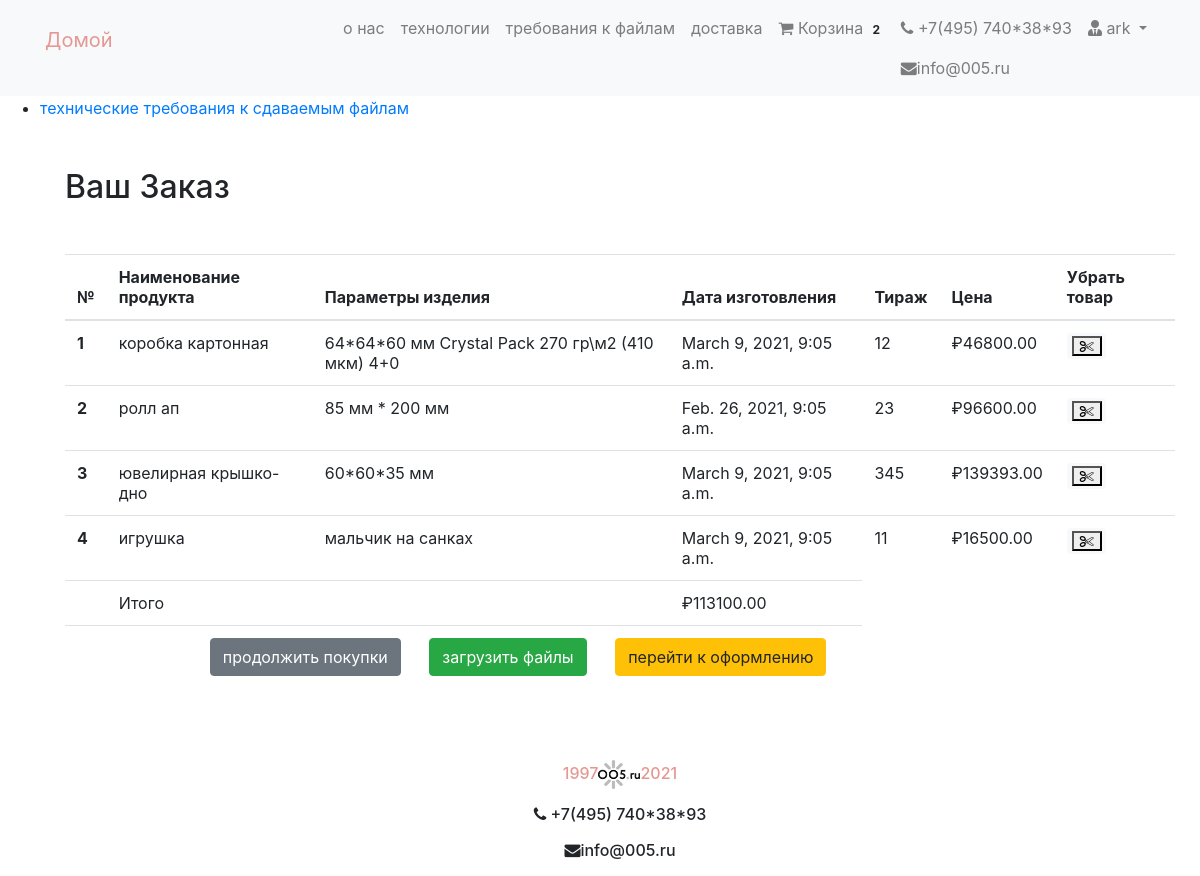
The app's page /cart/ (signed in) with its own data.
### cart/models.py (models this page shows, shortened)
class Order(models.Model):
    orderitems  = models.ManyToManyField(Cart)
    user = models.ForeignKey(User, on_delete=models.CASCADE)
    ordered = models.BooleanField(default=False)
    created = models.DateTimeField(auto_now_add=True)
    paymentId = models.CharField(max_length=200, blank=True , null=True)
    orderId = models.CharField(max_length=200, blank=True, null=True)
    def get_totals(self):
        total = 0
        for order_item in self.orderitems.all():
            total += order_item.get_total()
        return total

class Cart(models.Model):
    user = models.ForeignKey(User, on_delete=models.CASCADE)
    item = models.ForeignKey(Product, on_delete=models.CASCADE)
    quantity = models.IntegerField(default=1)
    purchased = models.BooleanField(default=False)
    created = models.DateTimeField(auto_now_add=True)
    def get_total(self):
        total = int(float(self.item.calc()))
        return total #floattotal

### products/models.py (models this page shows, shortened)
class  Product(PolymorphicModel):
    mainimage = models.ImageField(upload_to='products/', blank=True, null=True)
    name = models.CharField(max_length=300, default = None, null=True)
    slug = models.SlugField(default = None, null=True)
    subcategory = models.ForeignKey(SubCategory, on_delete=models.CASCADE, default = None, null=True)
    category = models.ForeignKey(Category, on_delete=models.CASCADE, default = None, null=True)
    preview_text = models.TextField(max_length=50, verbose_name='Preview Text', blank=True, null=True)
    detail_text = models.TextField(max_length=1000, verbose_name='Detail Text', blank=True, null=True)
    lim1 = models.FloatField(default = None, null=True)
    lim2 = models.FloatField(default = None, null=True)
    tirazh = models.IntegerField(null=False)
    t = models.IntegerField(null=True)
    p = models.FloatField(default = None, null=True)
    box_size = models.CharField(max_length=50)
    def timeplus(self):
        t = self.t
        futuredate = datetime.now() + timedelta(days=t)
        return futuredate
    def calc(self):
        boxsize = self.boxsizes_set.get(value = self.box_size)
        a = float(boxsize.b*self.tirazh**2+boxsize.h*self.tirazh**1+boxsize.d)*self.p
        if self.tirazh<self.lim1:
            self.tirazh=self.lim1
        elif self.tirazh>self.lim2:
            self.tirazh=self.lim2
        return "{0:.2f}".format(round(a,0))

class Note2 (Product):
    def __init__(self, *args, **kwargs):
        super(Note2, self).__init__(*args, **kwargs)

class BoxSizes(models.Model):
    value = models.CharField(max_length=80)
    name = models.CharField(max_length=80)
    product = models.ForeignKey(Product, on_delete=models.CASCADE, null = True, blank = True)
    b = models.FloatField(null = True, blank = True)
    h = models.FloatField(null = True, blank = True)
    d = models.FloatField(null = True, blank = True)

class Note1 (Product):
    def __init__(self, *args, **kwargs):
        super(Note1, self).__init__(*args, **kwargs)

### cart/views.py (the view)
# urls.py: path('cart/', CartView, name='cart-home'),
def CartView(request):
    user = request.user
    carts = Cart.objects.filter(user=user, purchased=False)
    orders = Order.objects.filter(user=user, ordered=False)
    if carts.exists():
        if orders.exists():
            order = orders[0]
            return render(request, 'cart/home.html', {"carts": carts, 'order': order})
        else:
            messages.warning(request, "У вас нет никакого товара в вашей корзине")
            return redirect("mainapp:home")
    else:
        messages.warning(request, "У вас нет никакого товара в вашей корзине")
        return redirect("mainapp:home")

### cart/templatetags/cart_tag.py (called while the page is built)
@register.filter
def cart_total(user):
    order = Order.objects.filter(user=user, ordered=False)
    if order.exists():
    	return order[0].orderitems.count()
    else:
    	return 0

### cart/templates/cart/home.html (shortened to what this page needs)
{% extends 'products/base.html' %}
{% block content %}
</head>
<body>
<ul>
  <li>
     <p><a href="javascript:flipflop('animals');">технические требования к сдаваемым файлам  </a></p>
  </li>
<div class="container my-5">
<div class="my-5">
	<h2>Ваш Заказ</h2>
</div>
<table class="table table-hover">
  <thead>
    <tr>
      <th scope="col">№</th>
      <th scope="col">Наименование продукта</th>
      <th scope="col">Параметры изделия</th>
      <th scope="col">Дата изготовления</th>
      <th scope="col">Тираж</th>
      <th scope="col">Цена</th>
      <th scope="col">Убрать товар</th>
    </tr>
  </thead>
  <tbody>
  	{% for cart in carts %}
    <tr>
      <th scope="row">{{ forloop.counter }}</th>
      <td>{{ cart.item.name }}</td>
      <td>{{ cart.item.box_size}}</td
      <td>
      <td> {{ cart.item.timeplus}} </td>
      <td>{{ cart.item.tirazh}} </td>
      <td>₽{{ cart.item.calc }}</td>
      <td>
        <a class="mr-2" href="{% url 'mainapp:decrease-cart' cart.item.slug %}"><span class="badge badge-light"><button style="font-size:14px"> <i class="fa fa-cut"></i></button></span></a>
     <html>
      <head>
      <link rel="stylesheet" href="https://cdnjs.cloudflare.com/ajax/libs/font-awesome/4.7.0/css/font-awesome.min.css">
      </head>
      <body>
    </td>
    </tr>
	{% endfor %}
    <tr>
      <th scope="row"></th>
      <td colspan="2">Итого</td>
      <td>₽{{ order.get_totals| floatformat:2 }}</td>
    </tr>
    <tr>
      <th scope="row"></th>
      <td colspan="3" class="text-right ">
       <a href="/" class="btn btn-secondary mr-4" >продолжить покупки</a>
        <a href="{% url 'mainapp:upload_file' %}" class="btn btn-success mr-4"> загрузить файлы</a>
       <a href="{% url 'checkout:index' %}" class="btn btn-warning mr-4">перейти к оформлению</a>
      </td>
    </tr>
  </tbody>
</table>
</div>
{% endblock %}

### products/templates/products/navbar.html (shortened to what this page needs)
{% load cart_tag %}
<nav class="navbar navbar-expand-lg navbar-light bg-light">
  <div class="container">
  <a class="navbar-brand" href="/"><p style="color:rgb(229, 152, 147)">Домой</p></a>
  <div class="collapse navbar-collapse" id="navbarNav">
    <ul class="navbar-nav ml-auto">
      <li {% if request.path == 'contact' %}class="nav-item active"{% else %}class="nav-item"{% endif %}>
        <a class="nav-link" href="http://127.0.0.1:8000/about.html/">о нас <span class="sr-only">(current)</span></a>
      </li>
      <li class="nav-item">
        <a class="nav-link" href="http://127.0.0.1:8000/technologies.html">технологии</a>
      </li>
      <li class="nav-item">
        <a class="nav-link" href="http://127.0.0.1:8000/requirements.html/">требования к файлам</a>
      </li>
      <li class="nav-item">
        <a class="nav-link" href="http://127.0.0.1:8000/delivery.html/">доставка</a>
      </li>
      {% if request.user.is_authenticated %}
      <li class="nav-item">
        <a class="nav-link" href="{% url 'mainapp:cart-home' %}">
          <i class="fa fa-shopping-cart"></i>  Корзина
          <span class="badge badge-light">{{ request.user| cart_total }}</span>
        </a>
      </li>
      <li class="nav-item">
        <a class="nav-link" href="#"><i class="fa fa-phone"></i> +7(495) 740*38*93</a>
        <a class="nav-link" href="#"><i class="fa fa-envelope" aria-hidden="true"></i>info@005.ru</a>
      </li>
      <li class="nav-item dropdown">
        <a class="nav-link dropdown-toggle" href="#" id="navbarDropdown" role="button" data-toggle="dropdown" aria-haspopup="true" aria-expanded="false">
          <i class="fas fa-user-tie"></i> {{ request.user.username }}
        </a>
      </li>
      {% else %}
       <li class="nav-item">
        <a  class="btn btn-primary" href="/accounts/login/">Login / Register</a>
      </li>
      {% endif %}
    </ul>
  </div>
  </div>
</nav>

### cart/templates/cart/home.html (style rules this page uses)
body { background-image: url("/media/products/p1.png"); }

### records on screen
Cart: item.name "коробка картонная", item.box_size "64*64*60 мм Crystal Pack 270 гр\\м2 (410 мкм) 4+0", item.timeplus "March 9, 2021, 9:05 a.m.", item.tirazh "12", item.calc "46800.00"
Cart: item.name "ролл ап", item.box_size "85 мм * 200 мм", item.timeplus "Feb. 26, 2021, 9:05 a.m.", item.tirazh "23", item.calc "96600.00"
Cart: item.name "ювелирная крышко-дно", item.box_size "60*60*35 мм", item.timeplus "March 9, 2021, 9:05 a.m.", item.tirazh "345", item.calc "139393.00"
Cart: item.name "игрушка", item.box_size "мальчик на санках", item.timeplus "March 9, 2021, 9:05 a.m.", item.tirazh "11", item.calc "16500.00"
Order: get_totals "113100.00"

### other values on screen
{{ request.user| cart_total }} "2"
{{ request.user.username }} "ark"
